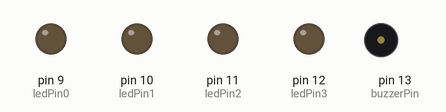
This sketch was run on a simulated Arduino Uno, built with avr-gcc and run on an emulated ATmega328P. Shown: output pins drawn as LEDs (lit = HIGH), buzzer (waves = sounding, pin HIGH).

Above: at 0.5 s.
At 2.5 s:
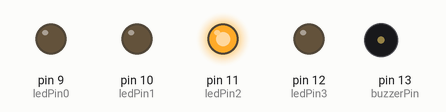
At 4.5 s:
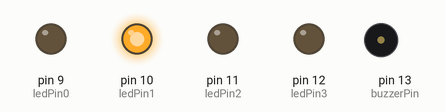
At 9.5 s:
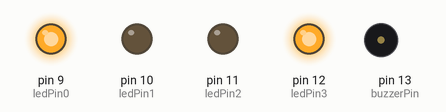
At 14.5 s:
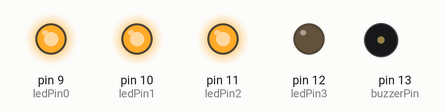
At 19.5 s:
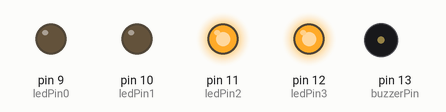
Timing chart, 0 to 20.8 s (numbered marks = the images above):
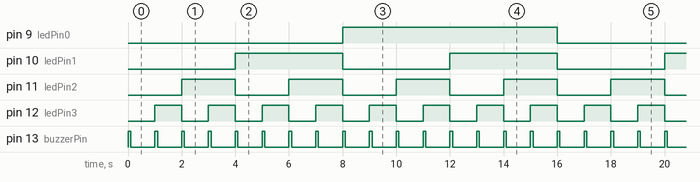

Measured:
- by itself, pin 9 (ledPin0): alternates HIGH for 8.0 s and LOW for 8.0 s
- by itself, pin 10 (ledPin1): alternates HIGH for 4.0 s and LOW for 4.0 s
- by itself, pin 11 (ledPin2): alternates HIGH for 2.0 s and LOW for 2.0 s
- by itself, pin 12 (ledPin3): alternates HIGH for 1.0 s and LOW for 1.0 s
- by itself, pin 13 (buzzerPin): alternates HIGH for 0.10 s and LOW for 0.90 s

The sketch:

led-binary.ino
```cpp
const int valueArray[4] = {8, 4, 2, 1};
const int valueArrayLength = sizeof(valueArray) / sizeof(valueArray[0]);
const int bit4ValueMax = 15;

const int ledPin0 = 9;
const int ledPin1 = 10;
const int ledPin2 = 11;
const int ledPin3 = 12;
const int buzzerPin = 13;

int bit4Array[4] = {0, 0, 0, 0};

void resetBit4Array() {
  for (int i=0; i < valueArrayLength; i++) {
    bit4Array[i] = 0;
  }
}

void setBit4Array(int inputNum) {
  resetBit4Array();
  for (int i = 0; i < valueArrayLength; i++) {
    if (inputNum > bit4ValueMax) break;

    if (inputNum >= valueArray[i]) {
      bit4Array[i] = 1;
      inputNum -= valueArray[i];
    }

    if (inputNum <= 0) break;
  }
}

void setBinaryLedPins() {
  digitalWrite(ledPin0, bit4Array[0]);
  digitalWrite(ledPin1, bit4Array[1]);
  digitalWrite(ledPin2, bit4Array[2]);
  digitalWrite(ledPin3, bit4Array[3]);
}

void runLedAndBuzzerBinaryCount() {
  for (int i = 0; i <= bit4ValueMax; i++) {
    setBit4Array(i);
    setBinaryLedPins();

    digitalWrite(buzzerPin, HIGH);
    delay(100);
    digitalWrite(buzzerPin, LOW);

    delay(900);
  }
}


void setup() {
  pinMode(ledPin0, OUTPUT);
  pinMode(ledPin1, OUTPUT);
  pinMode(ledPin2, OUTPUT);
  pinMode(ledPin3, OUTPUT);
  pinMode(buzzerPin, OUTPUT);
}

void loop() {
	runLedAndBuzzerBinaryCount();
}
```
